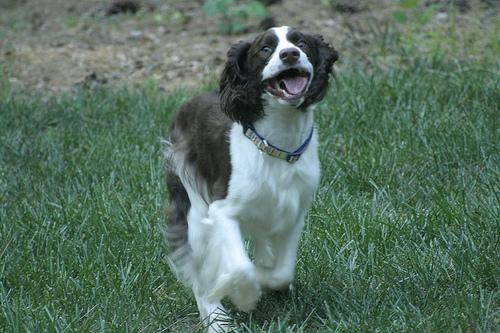
#> input picture libs/images/1.JPEG, 500 x 333 px
$ jupyter execute --allow-errors PIL.ipynb   (shell and % lines are left out)
#> lines starting #> are read from the running program, lines starting #| are printed output that depends on the picture; after the words box and inside, x2 and y2 are one past the last pixel; in counts of white or black regions, pixels touching at a corner belong together
[cell 1]
import numpy as np
import matplotlib.pyplot as plt

def imshow(im):
    plt.imshow(np.asarray(im))

# Python Imaging Library (PIL)
> Adds image processing capabilites to the Python interpreter. It handles raster images i.e. rectangles of pixel data.

## Tutorial
Most important class is `Image`.

[cell 2]
from PIL import Image
im = Image.open('images/1.JPEG')
#> im is the input picture: PIL image 500x333 RGB; mean R, G, B 87.6, 112.1, 97

[cell 3]
type(im)

### format, size, mode, getbands()
* `format` identifies the source of the image. If image not read from file then it is set to `None`.
* `size` return tuple(width, height)
* Different values of mode are `L`->(luminance) for greyscale images, 'RGB'->for true color images and 'CMYK'->for pre-press images
* getbands() -> returns the bands in the image

[cell 4]
im.format, im.size, im.mode, im.getbands()
#> Out = ('JPEG', (500, 333), 'RGB', ('R', 'G', 'B'))

[cell 5]
# Using this method is not very efficient as it saves image to a temporary file and calls a utilty to display the image.
im.show()

[cell 6]
imshow(im)

### open(), save()
When opening a file the file format is automatical yinferred based on the contents of the file. While saving the file, if format is not specified, then filename extension is used to discover the file storage format to use.

[cell 7]
# If you want to convert files then you can use open() and then save() to specific format
im = Image.open('images/1.JPEG')
im.save('images/3.PNG')

When you use `open()` the library does not decode or load the raster data unless it really has to. When you open a file, the file header is read to determine the file format and extract things like mode, size, and other propoerties required to decode the file, but the rest of the file is not processed until later.

### crop(), paste(), split(), merge()
* `crop()` -> to extract subrectangles from an image. The region is a 4-tuple where coordinates are (left, upper, right, lower). (0,0) is upper left corner.
* `paste()` -> to replace regions in an image. The modes need not match of the region and image. `paste()` also takes a transparency mask as an argument.
* `split()` -> split the image channels (get individual bands of the image)
* `merge()` -> merge individual bands (channels) into a single image

**Note**:- The first three methods are provided by `PIL.Image.Image` and last method is provided by `PIL.Image`.

[cell 8]
box = (50, 150, 250, 300)
region = im.crop(box)
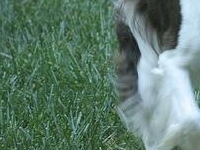
#> region: PIL image 200x150 RGB; mean R, G, B 95.6, 123.9, 109.9

region.show()

[cell 9]
imshow(region)

[cell 10]
region = region.transpose(Image.ROTATE_180)
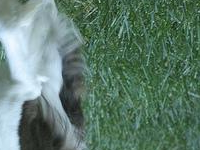
#> region: PIL image 200x150 RGB; mean R, G, B 95.6, 123.9, 109.9
im.paste(region, box)

[cell 11]
imshow(im)

[cell 12]
r, g, b = im.split()
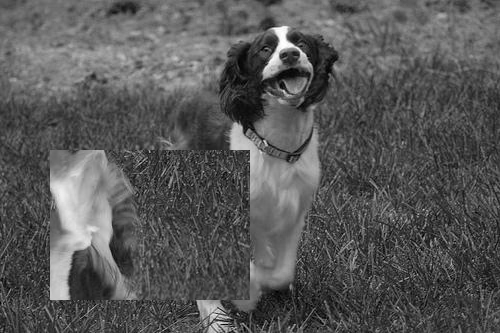
#> r: PIL image 500x333 L; min 0, max 255, mean 87.6
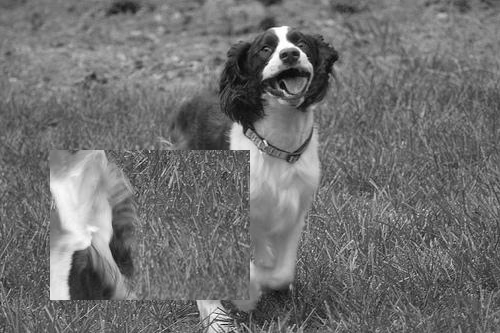
#> g: PIL image 500x333 L; min 5, max 255, mean 112.1
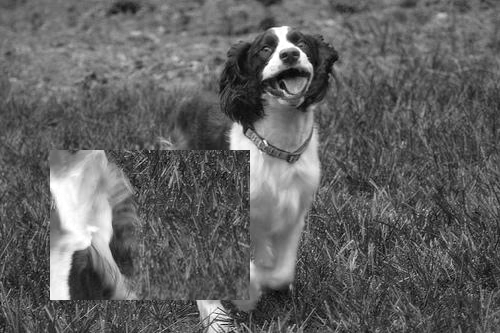
#> b: PIL image 500x333 L; min 0, max 255, mean 97
im = Image.merge("RGB", (b, g, r))

[cell 13]
imshow(im)

### resize(), rotate(), transpose()

[cell 14]
im = Image.open('images/1.JPEG')

[cell 15]
out = im.resize((224, 224))

[cell 16]
out = im.rotate(45) # degrees counter-clockwise with zero-padding
#> out: PIL image 500x333 RGB
imshow(out)

[cell 17]
# transpose rotates image in the direction you provide
out = im.transpose(Image.FLIP_TOP_BOTTOM)
imshow(out)

### convert()
It allows you to convert images between different pixel representations. All modes can be converted to `L` and `RGB` directly. Use `RGB` mode as an intermediate when you want to convert between other modes.

[cell 18]
out = im.convert('L')
#> out: PIL image 500x333 L
out.size # black-white
#> Out = (500, 333)

### PIL.ImageFilter
Contains a number of pre-defined enhancement filters that can be used with `filter()` method.

[cell 19]
from PIL import ImageFilter
out = im.filter(ImageFilter.DETAIL)
#> out: PIL image 500x333 RGB

[cell 20]
imshow(out)

### point()
If you want to apply some function to every pixel-value of an image. You can also use `point()` and `paste()` to selectively modify an image.

[cell 21]
out = im.point(lambda i: i*2.4) # In this case it multiples every pixel value by 2.4
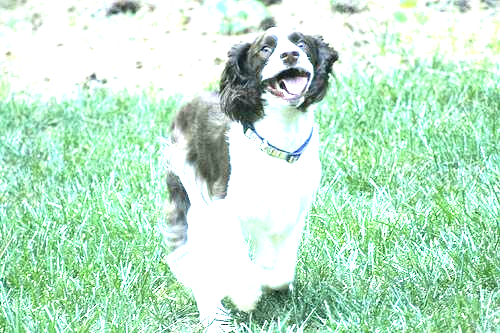
#> out: PIL image 500x333 RGB; mean R, G, B 190.7, 230, 203.8
imshow(out)

[cell 22]
R,G,B = 0,1,2
source = im.split()
mask = source[R].point(lambda i: i<100 and 255) # pixel values that are >=100 become 0 and other become 255
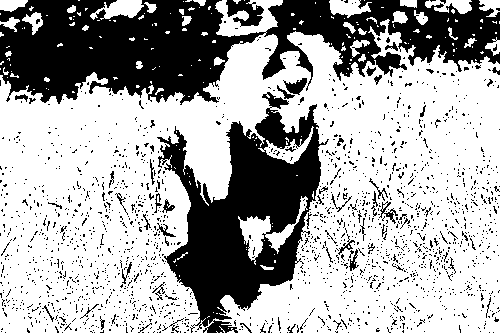
#> mask: PIL image 500x333 L; 66.3% white; 1883 black regions (1826 under 20 px), largest, box (x1, y1, x2, y2) and area: (0, 0, 500, 105) 29244, (157, 92, 329, 333) 18270, (226, 0, 264, 27) 589
out = source[G].point(lambda i: i*0.7)
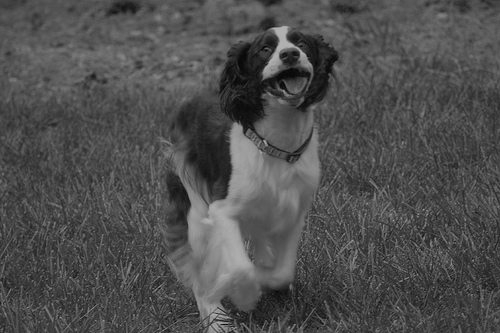
#> out: PIL image 500x333 L; min 4, max 178, mean 78.4

source[G].paste(out, box=None, mask=mask)
im = Image.merge(im.mode, source)
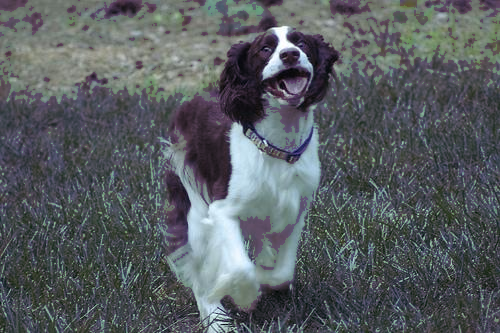
#> im: PIL image 500x333 RGB; mean R, G, B 87.6, 93.3, 97

[cell 23]
imshow(im)

### PIL.ImageEnhance
For advanced imageenhancements.

[cell 24]
from PIL import ImageEnhance
im = Image.open('images/1.JPEG')

[cell 25]
enh = ImageEnhance.Contrast(im)
out = enh.enhance(2.4)
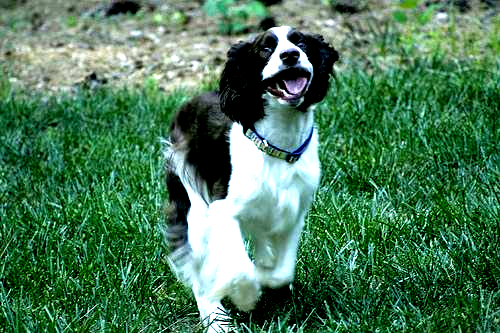
#> out: PIL image 500x333 RGB; mean R, G, B 72.1, 121.7, 87.3
imshow(out)

### Read from tar file

[cell 26]
from PIL.TarIO import TarIO
#> (the rest of this cell did not finish here and is left out)

## Modes
The `mode` of an image defines the type and depth of a pixel in the image. Each pixel uses the full range of the bit depth i.e. 1-bit pixel has range \[0-1\] and 8-bit pixel has range \[0-255\].
* **1** -> 1-bit pixels (black and white)
* **L** -> 8-bit pixels (black and white)
* **P** -> 8-bit pixels, mapped to any other mode using a color pallete
* **RGB** -> 3x8-bit pixels, true color
* **RGBA** -> 4x8-bit pixels, true color and transparency mask
* **HSV** -> 3x8-bit pixels, Hue, Saturation, Value color space
* **I** -> 32-bit signed integer pixels
* **F** -> 32-bit floating point pixels
* Other are **CMYK**, **YCbCr**, **LAB**

## Resampling filters
* **NEAREST**
* **BOX** -> worst quality, best performance
* **BILINEAR**
* **HAMMING**
* **BICUBIC**
* **LANCZOS** -> Best quality, worst performance

The order of quality increase as we move from BOX to LANCZOS and vice versa for perfoamcen.

[cell 27]
from PIL.Image import Image as i

[cell 28]
i.alpha_composite

[cell 29]
sorted(im.getcolors(200000))

[cell 30]
im

[cell 31]
im.getdata()

[cell 32]
im.getextrema()
#> Out = ((0, 255), (5, 255), (0, 255))

[cell 33]
im.getpalette()

[cell 34]
im.getpixel((0,0))
#> Out = (88, 98, 90)

[cell 35]
im.getpixel((0,0))
#> Out = (88, 98, 90)

[cell 36]
im.resize((224, 224), resample=Image.LANCZOS)

[cell 37]
im.info
#> Out = {'jfif': 257, 'jfif_version': (1, 1), 'jfif_unit': 0, 'jfif_density': (1, 1)}
